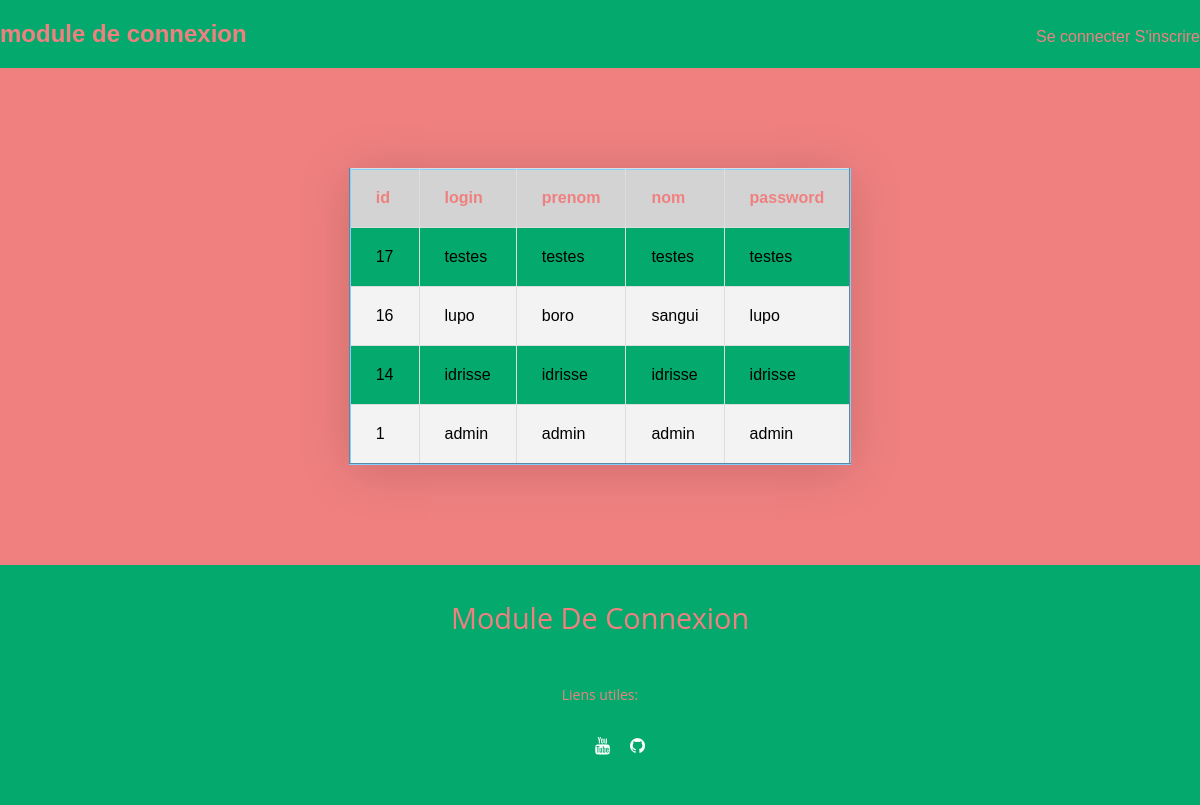
The app's page /admin.php with its own data.
### tables this page shows
CREATE TABLE IF NOT EXISTS `utilisateurs` (
  `id` int(11) NOT NULL AUTO_INCREMENT,
  `login` varchar(255) NOT NULL,
  `prenom` varchar(255) NOT NULL,
  `nom` varchar(255) NOT NULL,
  `password` varchar(255) NOT NULL,
  PRIMARY KEY (`id`)
);

### admin.php (the view, shortened to what this page needs)
<!DOCTYPE html>
<html lang="en">
<head>
    <link rel="stylesheet" href="ici.css">
    <link rel="stylesheet" href="https://cdnjs.cloudflare.com/ajax/libs/font-awesome/4.7.0/css/font-awesome.min.css" />
</head>
<body>
    <header>
        <a href="index.php"><h2>module de connexion</h2></a>
        <div>
            <?php
            if(isset($_SESSION["login"]))
            {
                echo "Connecté à ".$_SESSION["login"];
                echo "<form action='' method='post'><input type='submit' name='deconnexion' value='se deconnecter'></form>";
                echo "<a href='profil.php'>Mon profil</a> ";
                if($_SESSION["login"] == "admin")
                {
                    echo "<a href='admin.php'>administrateur</a>";
                }
            }
            else
            {
                echo "<a href='connexion.php'>Se connecter</a> ";
                echo "<a href='inscription.php'>S'inscrire</a>";
            }
            ?>
        </div>
    </header>
    <table class="tabadmin">
        <?php
            $bdd = mysqli_connect("localhost", "root", "", "moduleconnexion");
            $rqt = mysqli_query($bdd, "SELECT * FROM utilisateurs");
            $rec = mysqli_fetch_assoc($rqt);
            $rslt = mysqli_fetch_all($rqt);
            foreach($rec as $key=>$values)
            {
                echo "<th> $key </th>";
            }
            foreach($rslt as $key=>$values)
            {
                echo "<tr>";
                foreach($values as $key=>$values)
                {
                    echo "<td> $values </td>";
                }
                echo "</tr>";
            }
        ?>
    </table>
    <footer>
        <div class="footer-content">
            <h3>module de connexion</h3>
            <p>Liens utiles:</p>
            <ul class="socials">
                <li><a href="https://www.youtube.com/watch?v=jEgzxXCB9-w"><i class="fa fa-youtube"></i></a></li>
                <li><a href="https://github.com/idrisse-mze-hamadi/module-connexion"><i class="fa fa-github"></i></a></li>
            </ul>
        </div>
    </footer>
</body>
</html>

### ici.css (style rules this page uses)
body { font-family: Arial, Helvetica, sans-serif; box-sizing: border-box; background-color: lightcoral; margin: auto; }
header { display: flex; flex-direction: row; justify-content: space-between; align-content: center; align-items: baseline; background-color: #04AA6D; width: 100%; color: lightcoral; }
header a { text-decoration: none; color: lightcoral; }
footer { background-color:#04AA6D; width: 100%; font-family: "Open Sans"; color: lightcoral; }
.footer-content { display: flex; align-items: center; justify-content: center; flex-direction: column; text-align: center; }
.footer-content h3 { font-size: 1.8rem; font-weight: 400; text-transform: capitalize; line-height: 3rem; }
.footer-content p { max-width: 500px; margin: 10px auto; line-height: 28px; font-size: 14px; }
.socials { list-style: none; display: flex; align-items: center; justify-content: center; margin: 1rem 0 3rem 0; }
.socials li { margin: 0 10px; }
.socials a { text-decoration: none; color: #fff; }
.socials a i { font-size: 1.1rem; }
.tabadmin { border-collapse: collapse; min-width: 400px; width: auto; box-shadow: 0 5px 50px rgba(0, 0, 0, 0.15); cursor: pointer; margin: 100px auto; border: 2px outset lightskyblue; }
th { background-color: lightgrey; color: lightcoral; text-align: left; }
th, td { padding: 20px 25px; }
tbody tr, td, th { border: 1px solid #ddd; }
tbody tr:nth-child(even) { background-color: #f3f3f3; }
tbody tr:nth-child(odd) { background-color: #04AA6D; }

### records on screen
utilisateurs: id "17", login "testes", prenom "testes", nom "testes", password "testes"
utilisateurs: id "16", login "lupo", prenom "boro", nom "sangui", password "lupo"
utilisateurs: id "14", login "idrisse", prenom "idrisse", nom "idrisse", password "idrisse"
utilisateurs: id "1", login "admin", prenom "admin", nom "admin", password "admin"

### other values on screen
$key "id"
$key "login"
$key "prenom"
$key "nom"
$key "password"
